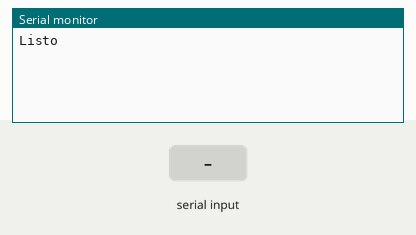
Recording of a sketch running on a simulated Arduino Uno, built with avr-gcc and run on an emulated ATmega328P. Shown: the last lines printed to the serial monitor. The test bench sets the inputs (shaded band).

Above: at 1.2 s.
1.3 s: "1" received over the second serial link
At 2.0 s:
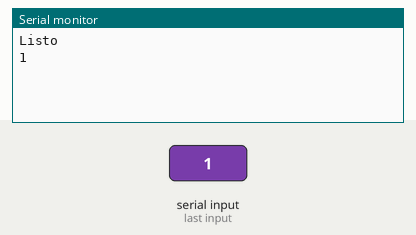
2.8 s: "0" received over the second serial link
At 3.1 s:
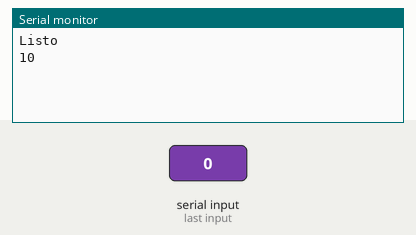

The sketch:

ATbluetooh.ino
```cpp
#include <Arduino.h>
#include <SoftwareSerial.h>  // libreria que permite establecer pines digitales
        // para comunicacion serie

SoftwareSerial miBT(10, 11);  // pin 10 como RX, pin 11 como TX

void setup(){
  Serial.begin(9600);   // comunicacion de monitor serial a 9600 bps
  Serial.println("Listo");  // escribe Listo en el monitor
  miBT.begin(38400);    // comunicacion serie entre Arduino y el modulo a 38400 bps
}

void loop(){
if (miBT.available())       // si hay informacion disponible desde modulo
   Serial.write(miBT.read());   // lee Bluetooth y envia a monitor serial de Arduino

if (Serial.available())     // si hay informacion disponible desde el monitor serial
   miBT.write(Serial.read());   // lee monitor serial y envia a Bluetooth

}
```

Measured:
- after the input at 1.3 s, the serial monitor: prints a new line at once (image 1)
- after the input at 2.8 s, the serial monitor: prints a new line at once (image 2)
